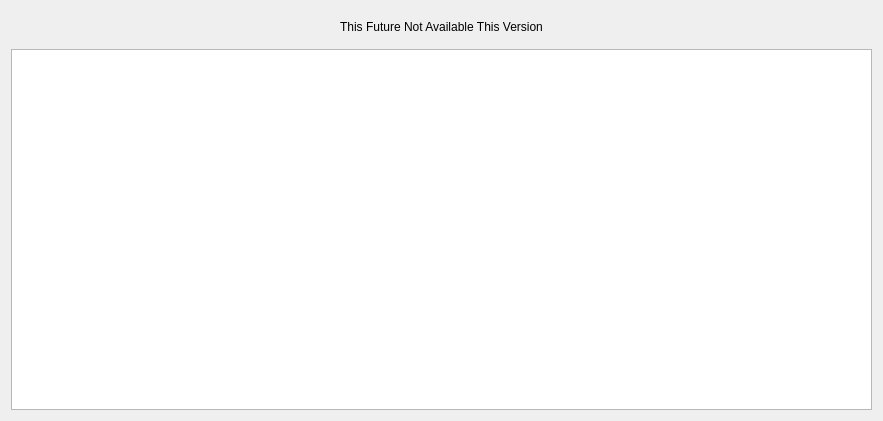
<?xml version="1.0" encoding="UTF-8"?>
<ui version="4.0">
 <class>CoomingSoonScreen</class>
 <widget class="QWidget" name="CoomingSoonScreen">
  <property name="geometry">
   <rect>
    <x>0</x>
    <y>0</y>
    <width>883</width>
    <height>421</height>
   </rect>
  </property>
  <property name="windowTitle">
   <string>Form</string>
  </property>
  <property name="windowIcon">
   <iconset resource="main_icon_files.qrc">
    <normaloff>:/mainLogo/logo.png</normaloff>:/mainLogo/logo.png</iconset>
  </property>
  <layout class="QGridLayout" name="gridLayout">
   <item row="0" column="0">
    <widget class="QWidget" name="widget" native="true">
     <layout class="QGridLayout" name="gridLayout_2">
      <item row="0" column="0">
       <widget class="QLabel" name="label_title">
        <property name="styleSheet">
         <string notr="true">font: 15pt &quot;Hack&quot;;</string>
        </property>
        <property name="text">
         <string>&lt;html&gt;&lt;head/&gt;&lt;body&gt;&lt;p align=&quot;center&quot;&gt;This Future Not Available This Version&lt;/p&gt;&lt;/body&gt;&lt;/html&gt;</string>
        </property>
       </widget>
      </item>
     </layout>
    </widget>
   </item>
   <item row="1" column="0">
    <widget class="QTextBrowser" name="textBrowser_infotmationPage">
     <property name="html">
      <string>&lt;!DOCTYPE HTML PUBLIC &quot;-//W3C//DTD HTML 4.0//EN&quot; &quot;http://www.w3.org/TR/REC-html40/strict.dtd&quot;&gt;
&lt;html&gt;&lt;head&gt;&lt;meta name=&quot;qrichtext&quot; content=&quot;1&quot; /&gt;&lt;style type=&quot;text/css&quot;&gt;
p, li { white-space: pre-wrap; }
&lt;/style&gt;&lt;/head&gt;&lt;body style=&quot; font-family:'Cantarell'; font-size:11pt; font-weight:400; font-style:normal;&quot;&gt;
&lt;p align=&quot;center&quot; style=&quot;-qt-paragraph-type:empty; margin-top:0px; margin-bottom:0px; margin-left:0px; margin-right:0px; -qt-block-indent:0; text-indent:0px;&quot;&gt;&lt;br /&gt;&lt;/p&gt;&lt;/body&gt;&lt;/html&gt;</string>
     </property>
    </widget>
   </item>
  </layout>
 </widget>
 <resources>
  <include location="main_icon_files.qrc"/>
 </resources>
 <connections/>
</ui>
